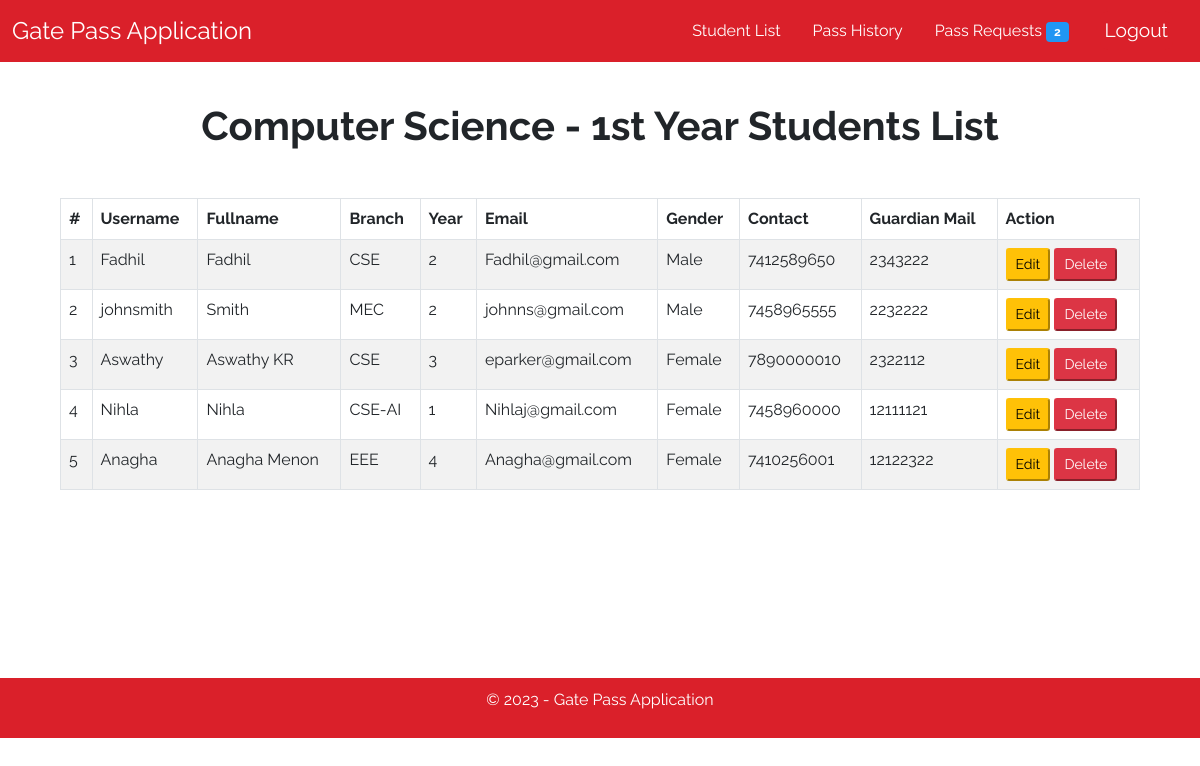
The page /list_emp.php (signed in) on the database its author committed.
### tables this page shows
CREATE TABLE `users` (
  `id` int(11) NOT NULL,
  `fullname` varchar(255) NOT NULL,
  `name` varchar(255) NOT NULL,
  `password` varchar(255) NOT NULL,
  `type` varchar(150) NOT NULL,
  `email` varchar(255) NOT NULL,
  `gender` varchar(150) NOT NULL,
  `department` varchar(255) NOT NULL,
  `year` varchar(20) NOT NULL,
  `phone` varchar(150) NOT NULL,
  `gnmail` varchar(150) NOT NULL
);

### list_emp.php (the view, shortened to what this page needs)
<?php
if(!isset($_SESSION["sess_user"])){
  header("Location: index.php");
}
else{
?>
<!DOCTYPE html>
<html lang="en">
<head>
<link href="https://cdn.jsdelivr.net/npm/bootstrap@5.0.0-beta2/dist/css/bootstrap.min.css" rel="stylesheet"
>
    <link rel="stylesheet" href="css/style.css">
</head>
<body>
    <nav class="navbar header-nav navbar-expand-lg navbar-light bg-light">
        <div class="container-fluid">
            <a class="navbar-brand" href="admin.php">Gate Pass Application</a>
            <ul class="nav justify-content-end">
            <li class="nav-item">
                <a class="nav-link" href="registeredstudents.php" style="color:white;">Student List</a>
            </li>
            <li class="nav-item">
                <a class="nav-link" href="leave_history.php" style="color:white;">Pass History</a>
            </li>
            <li class="nav-item">
            <a class="nav-link" href="admin.php" style="color:white;">Pass Requests <span class="badge badge-pill" style="background-color:#2196f3;"><?php include('count_req.php');?></span></a>
            </li>
            <li class="nav-item">
            <button id="logout" onclick="window.location.href='logout.php';">Logout</button> </div>
    </nav>
    <h1>Computer Science - 1st Year Students List</h1>
    <div class="mycontainer">
        <div class="table-responsive">
              <table class="table table-bordered table-hover table-striped">
                  <thead>
                      <th>#</th>
                      <th>Username</th>
                      <th>Fullname</th>
                      <th>Branch</th>
                      <th>Year</th>
                      <th>Email</th>
                      <th>Gender</th>
                      <th>Contact</th>
                      <th>Guardian Mail</th>
                      <th>Action</th>
                  </thead>
                  <tbody>
                    <?php
                          $leaves = mysqli_query($conn,"SELECT * FROM users WHERE type = 'Employee'");
                          if($leaves){
                            $numrow = mysqli_num_rows($leaves);
                            if($numrow!=0){
                              $cnt=1;
                              while($row1 = mysqli_fetch_array($leaves)){
                                echo "<tr>
                                        <td>$cnt</td>
                                        <td>{$row1['name']}</td>
                                        <td>{$row1['fullname']}</td>
                                        <td>{$row1['department']}</td>
                                        <td>{$row1['year']}</td>
                                        <td>{$row1['email']}</td>
                                        <td>{$row1['gender']}</td>
                                        <td>{$row1['phone']}</td>
                                        <td>{$row1['gnmail']}</td>
                                        <td><a href=\"edit.php?id={$row1['id']}\"><button class='btn-warning btn-sm'>Edit</button></a> <a href=\"delete_emp.php?id={$row1['id']}\"><button class='btn-danger btn-sm' >Delete</button></a></td>
                                      </tr>";
                             $cnt++; }
                            } else {
                              echo"<tr class='text-center'><td colspan='12'>YOU DON'T HAVE ANY LEAVE HISTORY! PLEASE APPLY TO VIEW YOUR STATUS HERE!</td></tr>";
                            }
                          }
                          else{
                            echo "Query Error : " . "SELECT descr,status FROM leaves WHERE eid='".$_SESSION['sess_eid']."'" . "<br>" . mysqli_error($conn);;
                          }
                      ?>
                  </tbody>
              </table>
          </div>
    </div>
    <footer class="footer navbar navbar-expand-lg navbar-light bg-light" style="color:white;">
    <div>
    <p class="text-center">&copy; <?php echo date("Y"); ?> - Gate Pass Application</p>
    </div>
    </footer>
</body>
</html>
<?php
}
?>

### css/style.css (style rules this page uses)
* { margin: 0px; box-sizing: border-box; font-family: 'Raleway', sans-serif; }
body { max-width: 100vw; overflow-x: hidden; height: 100vh; }
.header-nav { position: sticky; top: 0; z-index: 999; background-color: #da202a !important; }
.navbar-brand { font-size: 1.5em; color: white !important; font-weight: 400; }
#register, #logout { float: right; padding: 5px; text-decoration: none; color: white; font-size: 1.2em; margin: auto 15px; font-weight: 400; width: max-content; }
#logout { outline: none; border:none; background-color: #da202a; color: white; border-radius: 8px; }
.footer { width: 100%; display: flex; align-items: center; justify-content: center; width: 100%; padding: 10px; bottom: 0; background-color: #da202a !important; color:white; bottom: 0px; }
.footer > div { width: 100%; display: flex; align-items: center; justify-content: center; }

### list_emp.php (style rules this page uses)
* { font-family: 'Raleway', sans-serif; }
h1 { text-align: center; font-size: 2.5em; font-weight: bold; padding-top: 1em; }
.mycontainer { width: 90%; margin: 1.5rem auto; min-height: 60vh; }
.mycontainer table { margin: 1.5rem auto; }

### rows shown on the page
users: name "Fadhil", fullname "Fadhil", department "CSE", year "2", email "Fadhil@gmail.com", gender "Male", phone "7412589650", gnmail "2343222"
users: name "johnsmith", fullname "Smith", department "MEC", year "2", email "johnns@gmail.com", gender "Male", phone "7458965555", gnmail "2232222"
users: name "Aswathy", fullname "Aswathy KR", department "CSE", year "3", email "eparker@gmail.com", gender "Female", phone "7890000010", gnmail "2322112"
users: name "Nihla", fullname "Nihla", department "CSE-AI", year "1", email "Nihlaj@gmail.com", gender "Female", phone "7458960000", gnmail "12111121"
users: name "Anagha", fullname "Anagha Menon", department "EEE", year "4", email "Anagha@gmail.com", gender "Female", phone "7410256001", gnmail "12122322"

### other values the page prints
$query->num_rows "2"
